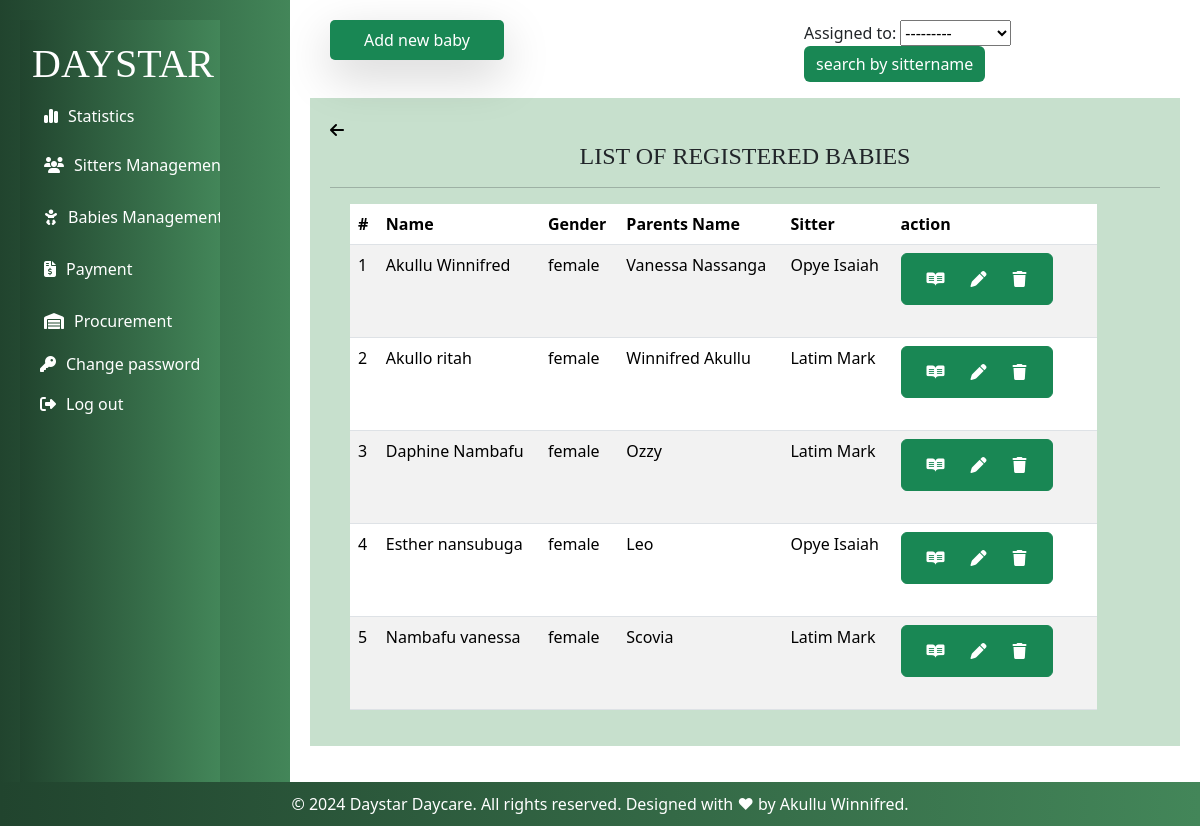
The page /all_babies/ (signed in) on the database its author committed.
### myapp/models.py (models this page shows, shortened)
class RegisterBaby(models.Model):
    GENDER_CHOICES = (
         ('male', 'Male'),
        ('female', 'Female'),
     )
    name = models.CharField(max_length=200,validators=[validate_letters])
    Baby_Number = models.CharField(max_length=200,unique=True,blank=False, null=True)
    gender = models.CharField(max_length=10,choices=GENDER_CHOICES)
    age = models.IntegerField(default=0)
    Period_of_stay = models.ForeignKey(Categorystay, on_delete=models.CASCADE)
    location = models.CharField(max_length=100)
    Parents_Name = models.CharField(max_length=200,validators=[validate_letters])
    Period_of_stay = models.ForeignKey(Categorystay, on_delete=models.CASCADE)
    Brought_by = models.CharField(max_length=200,validators=[validate_letters])
    Fee_in_UGX = models.IntegerField()
    Assigned_to = models.ForeignKey(BabySitterattendance, on_delete=models.CASCADE)
    Time_In = models.DateTimeField()

class BabySitterattendance(models.Model):
    sitter_Number = models.CharField(max_length=200,unique=True)
    name = models.ForeignKey(BabySitter, on_delete=models.CASCADE)
    date = models.DateField(default=timezone.now)
    attendance_status = models.CharField(max_length=10,default= 'Onduty')
    def __str__(self):
        return str(self.name)

class BabySitter(models.Model):
    GENDER_CHOICES = (
         ('male', 'Male'),
        ('female', 'Female'),
     )
    name = models.CharField(max_length=200,validators=[validate_letters])
    gender = models.CharField(max_length=10,choices=GENDER_CHOICES)
    location = models.CharField(max_length=10, default='kabalagala')
    Date_Of_Birth = models.DateField(default=timezone.now)
    NIN = models.CharField(max_length=14,validators=[validate_NIN_length])
    Religion = models.CharField(max_length=30, null=True, blank=True,verbose_name="Religion(optional)")
    Level_Of_Education = models.CharField(max_length=200,choices=(
        ('Certificate', 'Certificate'),
        ('Diploma', 'Diploma'),
        ('Degree', 'Degree'),
        ('Others', 'Others'),
    ))
    Contact = models.CharField(max_length=10,validators=[validate_contact_length])
    Sitter_Number = models.CharField(max_length=200,unique=True,blank=False, null=True)
    Next_Of_Kin = models.CharField(max_length=200,validators=[validate_letters])
    Recommenders_Name = models.CharField(max_length=200,validators=[validate_letters])
    Recommenders_Contact = models.CharField(max_length=10,validators=[validate_contact_length])
    def __str__(self):
        return self.name

### myapp/views.py (the view)
# urls.py: path('all_babies/',views.all_babies,name='all_babies'),
@login_required
def all_babies(request):
   babies =RegisterBaby.objects.all().order_by('id')
   baby_filter=Baby_Filter(request.GET,queryset = babies)
   babies = baby_filter.qs
   return render(request,'babies/all_babies.html',{'babies':babies,'baby_filter':baby_filter})

### myapp/templates/babies/all_babies.html (shortened to what this page needs)
{% extends 'base.html' %}
{% block content %}
<div class="edit">
<button class="p-2 bg-teal-500 rounded-lg shadow-lg bg bg-success"
    style="margin-left: 20px; border-radius: 5px; border: #B4BDFF; width: 20%; height: 5%;"><a
        style="color: white; text-decoration: none;" href="/babyreg">Add new baby</a></button>
<br><br><br>
<form method="GET" style="margin-left: 300px;">
    {{ baby_filter.form }}
    <input type="submit" value="search by sittername" class="btn btn-primary bg bg-success" style="border: none;">
</form>
</div><br><br>
<div class="container">
    <div>
        <a href="{% url 'all_babies' %}"> <i class="fa-solid fa-arrow-left" style="color: black;"></i></a>
    </div>
    <h4 class="text-center" style="font-family: Georgia, 'Times New Roman', Times, serif;">LIST OF REGISTERED BABIES
    </h4>
    <hr>
    <table class="table table-striped" style="width: 90%; margin-left: 20px;">
        <thead>
            <tr>
                <th>#</th>
                <th>Name</th>
                <th>Gender</th>
                <th>Parents Name</th>
                <th>Sitter</th>
                <th>action</th>
            </tr>
        </thead>
        <tbody>
            {% for each in babies %}
            <tr>
                <td> {{each.id}}</td>
                <td>{{each.name}}</td>
                <td>{{each.gender}}</td>
                <td>{{ each.Parents_Name}}</td>
                <td>{{ each.Assigned_to}}</td>
                <td>
                    <div>
                        <button type="button" class="btn btn-success mr-1"><a href="{% url 'read' id=each.id %}"
                                class="btn" style="color: white;"><i class="fa-brands fa-readme"></i>
                                <a href="{% url 'baby_edit' id=each.id %}" class="btn" style="color: white;"><i
                                        class="fa-solid fa-pen"></i>
                                    <a href="{% url 'delete_baby' baby_id=each.id %}" class="btn"
                                        style="color: white;"><i class="fa-solid fa-trash"></i></button>
                    </div>
                </td>
            </tr>
            {% endfor %}
        </tbody>
    </table>
</div>
</div>
{% endblock %}

### myapp/static/css/base.css (style rules this page uses)
body { min-height: 100vh; }

### myapp/templates/babies/all_babies.html (style rules this page uses)
.container { padding-top: 20px; margin-top: 30px; margin-bottom: 60px; max-width: 900px; background-color: rgba(153, 198, 165, 0.55); padding: 20px; }
.edit { display: flex; float: left; width: 100%; }

### rows shown on the page
RegisterBaby: id "1", name "Akullu Winnifred", gender "female", Parents_Name "Vanessa Nassanga", Assigned_to "Opye Isaiah"
RegisterBaby: id "2", name "Akullo ritah", gender "female", Parents_Name "Winnifred Akullu", Assigned_to "Latim Mark"
RegisterBaby: id "3", name "Daphine Nambafu", gender "female", Parents_Name "Ozzy", Assigned_to "Latim Mark"
RegisterBaby: id "4", name "Esther nansubuga", gender "female", Parents_Name "Leo", Assigned_to "Opye Isaiah"
RegisterBaby: id "5", name "Nambafu vanessa", gender "female", Parents_Name "Scovia", Assigned_to "Latim Mark"
